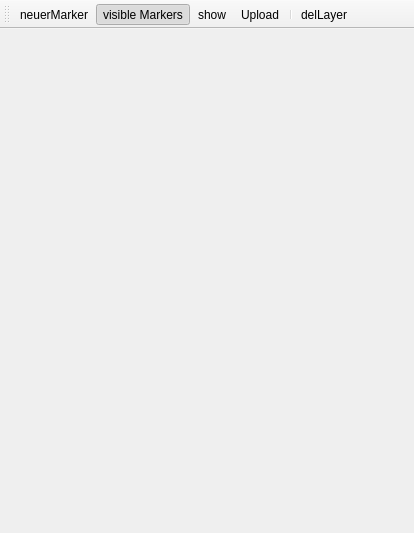
<?xml version="1.0" encoding="UTF-8"?>
<ui version="4.0">
 <class>MainWindow</class>
 <widget class="QMainWindow" name="MainWindow">
  <property name="geometry">
   <rect>
    <x>0</x>
    <y>0</y>
    <width>414</width>
    <height>533</height>
   </rect>
  </property>
  <property name="windowTitle">
   <string>MainWindow</string>
  </property>
  <widget class="QWidget" name="centralwidget">
   <layout class="QHBoxLayout" name="horizontalLayout"/>
  </widget>
  <widget class="QMenuBar" name="menubar">
   <property name="geometry">
    <rect>
     <x>0</x>
     <y>0</y>
     <width>414</width>
     <height>21</height>
    </rect>
   </property>
  </widget>
  <widget class="QToolBar" name="toolBar">
   <property name="windowTitle">
    <string>toolBar</string>
   </property>
   <attribute name="toolBarArea">
    <enum>TopToolBarArea</enum>
   </attribute>
   <attribute name="toolBarBreak">
    <bool>false</bool>
   </attribute>
   <addaction name="actionNeuerMarker"/>
   <addaction name="actionVisible"/>
   <addaction name="actionshow"/>
   <addaction name="actionUpload"/>
   <addaction name="separator"/>
   <addaction name="actiondelLayer"/>
  </widget>
  <action name="actionNeuerMarker">
   <property name="checkable">
    <bool>true</bool>
   </property>
   <property name="icon">
    <iconset>
     <normaloff>icons/fahne_neu.png</normaloff>icons/fahne_neu.png</iconset>
   </property>
   <property name="text">
    <string>neuerMarker</string>
   </property>
  </action>
  <action name="actionVisible">
   <property name="checkable">
    <bool>true</bool>
   </property>
   <property name="checked">
    <bool>true</bool>
   </property>
   <property name="icon">
    <iconset>
     <normaloff>icons/visible.png</normaloff>icons/visible.png</iconset>
   </property>
   <property name="text">
    <string>visible Markers</string>
   </property>
   <property name="toolTip">
    <string>make Marker visible</string>
   </property>
  </action>
  <action name="actionAllePois">
   <property name="checkable">
    <bool>true</bool>
   </property>
   <property name="icon">
    <iconset>
     <normaloff>icons/allepois.png</normaloff>icons/allepois.png</iconset>
   </property>
   <property name="text">
    <string>allePois</string>
   </property>
  </action>
  <action name="actionUpload">
   <property name="icon">
    <iconset>
     <normaloff>icons/upload.png</normaloff>icons/upload.png</iconset>
   </property>
   <property name="text">
    <string>Upload</string>
   </property>
  </action>
  <action name="actionnewLayer">
   <property name="text">
    <string>newLayer</string>
   </property>
  </action>
  <action name="actiondelLayer">
   <property name="icon">
    <iconset>
     <normaloff>icons/delete_.png</normaloff>icons/delete_.png</iconset>
   </property>
   <property name="text">
    <string>delLayer</string>
   </property>
  </action>
  <action name="actionshow">
   <property name="text">
    <string>show</string>
   </property>
  </action>
 </widget>
 <resources/>
 <connections/>
</ui>
